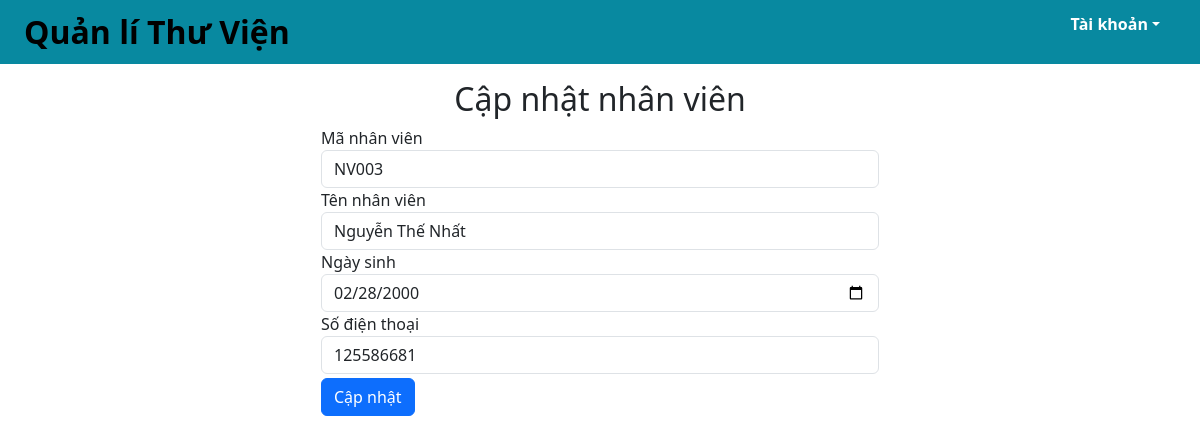
The page /sua_nhanvien2.php?maNV=NV003 on the database its author committed.
### tables this page shows
create table nhanVien (
	maNV char(10) not null,
    tenNV varchar(50) not null,
    ngaySinh date,
    soDT int not null,
    primary key (maNV)
);

### src/functions.php (called while the page is built, shortened)
<?php
function html_escape(string|null $text): string
{
    return htmlspecialchars($text ?? '', ENT_QUOTES, 'UTF-8', false);
}

### public/sua_nhanvien2.php (the view, shortened to what this page needs)
<?php
require_once __DIR__ . '/../src/connect.php';
$maNV = isset($_REQUEST['maNV']) ?
    $_REQUEST['maNV'] : '';
$sql = "CALL hthiThongTinNV(:maNV)";
$stmt = $pdo->prepare($sql);
$stmt->execute(['maNV' => $maNV]);
$nhanvien = $stmt->fetch(PDO::FETCH_ASSOC);
include_once __DIR__ . '/../src/partials/header2.php'
?>
<div class="container">
    <div class="row">
        <div class="col">
            <h2 class="text-center">Cập nhật nhân viên</h2>
            <form method="post" enctype="multipart/form-data" class="col-md-6 offset-md-3 m-b-3">
                <div class="form-group">
                    <label for="maNV">Mã nhân viên</label>
                    <input type="text" name="maNV" class="form-control" maxlen="10" id="maNV"
                        placeholder="Nhập mã nhân viên" value="<?= html_escape($nhanvien['maNV']) ?>" readonly />
                </div>
                <div class="form-group">
                    <label for="tenNV">Tên nhân viên </label>
                    <input type="text" name="tenNV" class="form-control" maxlen="50" id="tenNV"
                        placeholder="Nhập tên nhân viên" value="<?= html_escape($nhanvien['tenNV']) ?>" required />
                </div>
                <div class="form-group">
                    <label for="ngaySinh">Ngày sinh </label>
                    <input type="date" name="ngaySinh" class="form-control" id="ngaySinh"
                        value="<?= html_escape($nhanvien['ngaySinh']) ?>" />
                </div>
                <div class="form-group">
                    <label for="soDT">Số điện thoại </label>
                    <input type="int" name="soDT" class="form-control" id="soDT" maxlen="11"
                        placeholder="Nhập số điện thoại" value="<?= html_escape($nhanvien['soDT']) ?>" required />
                </div>
                <button type="submit" name="submit" class="btn btn-primary mt-1">Cập nhật</button>
            </form>
        </div>
    </div>
</div>
<?php
include_once __DIR__ . '/../src/partials/footer.php'
?>

### rows shown on the page
nhanvien: maNV "NV003", tenNV "Nguyễn Thế Nhất", ngaySinh "02/28/2000", soDT "125586681"
